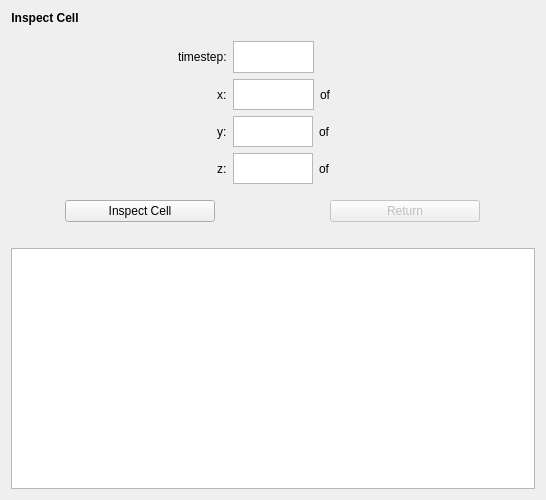
<?xml version="1.0" encoding="UTF-8"?>
<ui version="4.0">
 <class>InspectDialog</class>
 <widget class="QDialog" name="InspectDialog">
  <property name="geometry">
   <rect>
    <x>0</x>
    <y>0</y>
    <width>546</width>
    <height>500</height>
   </rect>
  </property>
  <property name="windowTitle">
   <string>Inspect Cell</string>
  </property>
  <layout class="QGridLayout" name="gridLayout_2">
   <item row="0" column="0">
    <layout class="QGridLayout" name="gridLayout">
     <item row="16" column="0" colspan="2">
      <widget class="QPlainTextEdit" name="output">
       <property name="sizePolicy">
        <sizepolicy hsizetype="Expanding" vsizetype="Expanding">
         <horstretch>0</horstretch>
         <verstretch>0</verstretch>
        </sizepolicy>
       </property>
       <property name="minimumSize">
        <size>
         <width>0</width>
         <height>220</height>
        </size>
       </property>
       <property name="readOnly">
        <bool>true</bool>
       </property>
      </widget>
     </item>
     <item row="9" column="0" colspan="2">
      <layout class="QGridLayout" name="gridLayout_5">
       <item row="0" column="0" alignment="Qt::AlignRight">
        <widget class="QLabel" name="label_4">
         <property name="text">
          <string>z:</string>
         </property>
        </widget>
       </item>
       <item row="0" column="1">
        <widget class="QPlainTextEdit" name="z">
         <property name="maximumSize">
          <size>
           <width>80</width>
           <height>31</height>
          </size>
         </property>
         <property name="tabChangesFocus">
          <bool>true</bool>
         </property>
         <property name="lineWrapMode">
          <enum>QPlainTextEdit::NoWrap</enum>
         </property>
        </widget>
       </item>
       <item row="0" column="2">
        <widget class="QLabel" name="maxZ">
         <property name="text">
          <string>of</string>
         </property>
        </widget>
       </item>
      </layout>
     </item>
     <item row="5" column="0" colspan="2">
      <layout class="QGridLayout" name="gridLayout_3">
       <property name="sizeConstraint">
        <enum>QLayout::SetMaximumSize</enum>
       </property>
       <item row="0" column="1">
        <widget class="QPlainTextEdit" name="x">
         <property name="maximumSize">
          <size>
           <width>81</width>
           <height>31</height>
          </size>
         </property>
         <property name="tabChangesFocus">
          <bool>true</bool>
         </property>
         <property name="lineWrapMode">
          <enum>QPlainTextEdit::NoWrap</enum>
         </property>
        </widget>
       </item>
       <item row="0" column="0" alignment="Qt::AlignRight">
        <widget class="QLabel" name="label">
         <property name="maximumSize">
          <size>
           <width>16777215</width>
           <height>31</height>
          </size>
         </property>
         <property name="text">
          <string>x:</string>
         </property>
        </widget>
       </item>
       <item row="0" column="2">
        <widget class="QLabel" name="maxX">
         <property name="text">
          <string>of</string>
         </property>
        </widget>
       </item>
      </layout>
     </item>
     <item row="14" column="1" alignment="Qt::AlignHCenter">
      <widget class="QPushButton" name="Return">
       <property name="enabled">
        <bool>false</bool>
       </property>
       <property name="minimumSize">
        <size>
         <width>150</width>
         <height>0</height>
        </size>
       </property>
       <property name="maximumSize">
        <size>
         <width>150</width>
         <height>16777215</height>
        </size>
       </property>
       <property name="text">
        <string>Return</string>
       </property>
       <property name="icon">
        <iconset resource="gui.qrc">
         <normaloff>:/icons/resources/system-log-out.svg</normaloff>:/icons/resources/system-log-out.svg</iconset>
       </property>
       <property name="iconSize">
        <size>
         <width>22</width>
         <height>22</height>
        </size>
       </property>
      </widget>
     </item>
     <item row="15" column="0">
      <spacer name="verticalSpacer">
       <property name="orientation">
        <enum>Qt::Vertical</enum>
       </property>
       <property name="sizeType">
        <enum>QSizePolicy::Maximum</enum>
       </property>
       <property name="sizeHint" stdset="0">
        <size>
         <width>20</width>
         <height>20</height>
        </size>
       </property>
      </spacer>
     </item>
     <item row="14" column="0" alignment="Qt::AlignHCenter">
      <widget class="QPushButton" name="InspectCell">
       <property name="minimumSize">
        <size>
         <width>150</width>
         <height>0</height>
        </size>
       </property>
       <property name="maximumSize">
        <size>
         <width>150</width>
         <height>16777215</height>
        </size>
       </property>
       <property name="text">
        <string>Inspect Cell</string>
       </property>
       <property name="icon">
        <iconset resource="gui.qrc">
         <normaloff>:/icons/resources/system-search.svg</normaloff>:/icons/resources/system-search.svg</iconset>
       </property>
       <property name="iconSize">
        <size>
         <width>22</width>
         <height>22</height>
        </size>
       </property>
      </widget>
     </item>
     <item row="0" column="0" colspan="2" alignment="Qt::AlignLeft">
      <widget class="QLabel" name="status">
       <property name="maximumSize">
        <size>
         <width>16777215</width>
         <height>20</height>
        </size>
       </property>
       <property name="font">
        <font>
         <weight>75</weight>
         <bold>true</bold>
        </font>
       </property>
       <property name="text">
        <string>Inspect Cell</string>
       </property>
       <property name="alignment">
        <set>Qt::AlignCenter</set>
       </property>
      </widget>
     </item>
     <item row="6" column="0" colspan="2">
      <layout class="QGridLayout" name="gridLayout_4">
       <item row="0" column="1">
        <widget class="QPlainTextEdit" name="y">
         <property name="maximumSize">
          <size>
           <width>80</width>
           <height>31</height>
          </size>
         </property>
         <property name="tabChangesFocus">
          <bool>true</bool>
         </property>
         <property name="lineWrapMode">
          <enum>QPlainTextEdit::NoWrap</enum>
         </property>
        </widget>
       </item>
       <item row="0" column="0" alignment="Qt::AlignRight">
        <widget class="QLabel" name="label_2">
         <property name="text">
          <string>y:</string>
         </property>
        </widget>
       </item>
       <item row="0" column="2">
        <widget class="QLabel" name="maxY">
         <property name="text">
          <string>of</string>
         </property>
        </widget>
       </item>
      </layout>
     </item>
     <item row="1" column="0">
      <spacer name="verticalSpacer_2">
       <property name="orientation">
        <enum>Qt::Vertical</enum>
       </property>
       <property name="sizeType">
        <enum>QSizePolicy::Maximum</enum>
       </property>
       <property name="sizeHint" stdset="0">
        <size>
         <width>20</width>
         <height>10</height>
        </size>
       </property>
      </spacer>
     </item>
     <item row="13" column="0">
      <spacer name="verticalSpacer_3">
       <property name="orientation">
        <enum>Qt::Vertical</enum>
       </property>
       <property name="sizeType">
        <enum>QSizePolicy::Maximum</enum>
       </property>
       <property name="sizeHint" stdset="0">
        <size>
         <width>20</width>
         <height>10</height>
        </size>
       </property>
      </spacer>
     </item>
     <item row="3" column="0" colspan="2">
      <layout class="QGridLayout" name="gridLayout_6">
       <item row="0" column="1">
        <widget class="QPlainTextEdit" name="timestep">
         <property name="maximumSize">
          <size>
           <width>81</width>
           <height>32</height>
          </size>
         </property>
         <property name="readOnly">
          <bool>true</bool>
         </property>
        </widget>
       </item>
       <item row="0" column="0" alignment="Qt::AlignRight">
        <widget class="QLabel" name="label_3">
         <property name="text">
          <string>timestep:</string>
         </property>
        </widget>
       </item>
       <item row="0" column="2">
        <widget class="QLabel" name="label_5">
         <property name="text">
          <string/>
         </property>
        </widget>
       </item>
      </layout>
     </item>
    </layout>
   </item>
  </layout>
 </widget>
 <tabstops>
  <tabstop>x</tabstop>
  <tabstop>y</tabstop>
  <tabstop>z</tabstop>
  <tabstop>InspectCell</tabstop>
  <tabstop>Return</tabstop>
  <tabstop>output</tabstop>
 </tabstops>
 <resources>
  <include location="gui.qrc"/>
 </resources>
 <connections/>
</ui>
